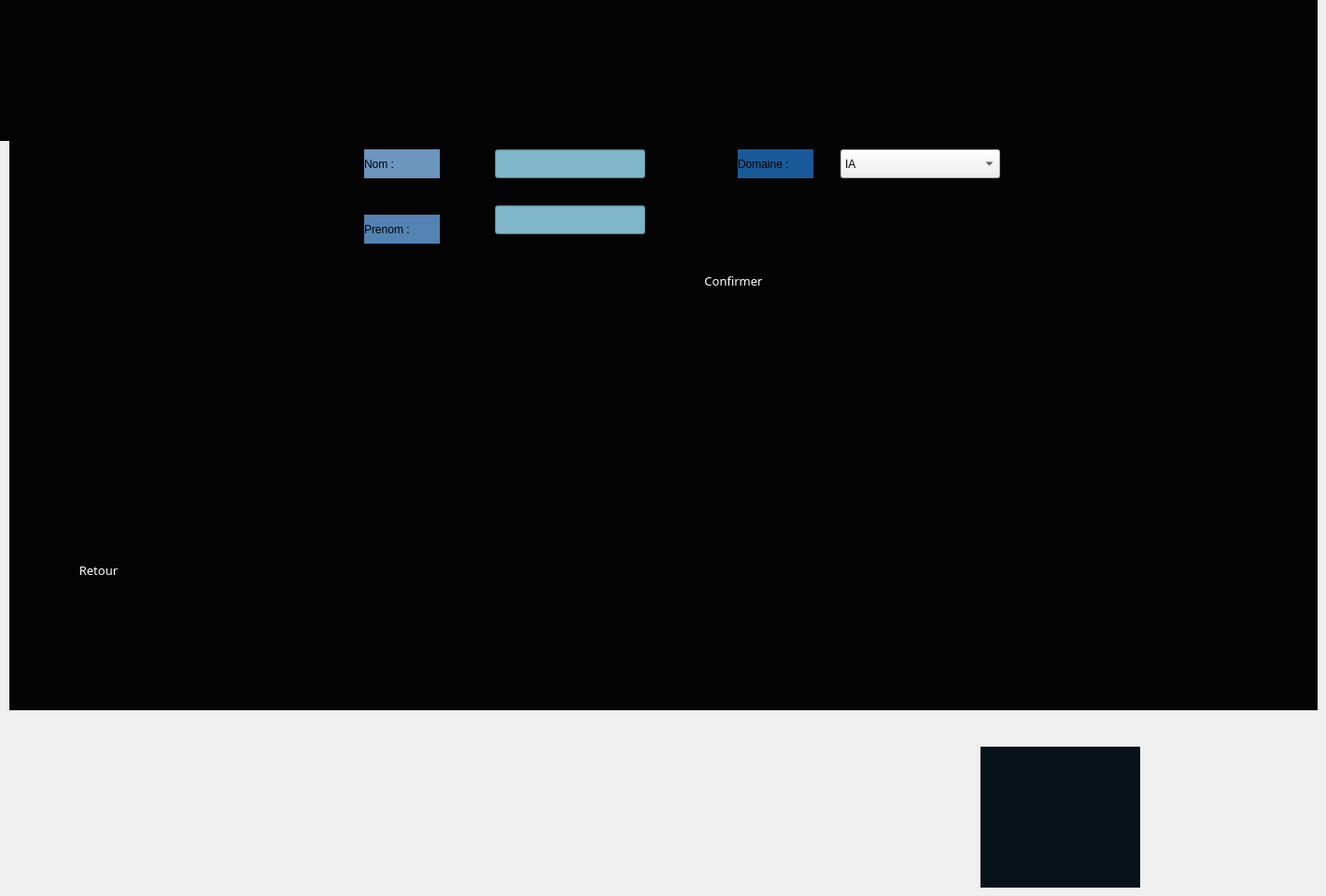
    <widget class="QWidget" name="tab_3">
     <attribute name="title">
      <string>ajouter_chercheur</string>
     </attribute>
     <widget class="QLineEdit" name="le_nom_chercheur">
      <property name="geometry">
       <rect>
        <x>530</x>
        <y>160</y>
        <width>161</width>
        <height>31</height>
       </rect>
      </property>
      <property name="font">
       <font>
        <family>Gill Sans MT</family>
        <pointsize>9</pointsize>
       </font>
      </property>
      <property name="styleSheet">
       <string notr="true">background-color: rgb(127, 182, 202);</string>
      </property>
      <property name="text">
       <string/>
      </property>
     </widget>
     <widget class="QLineEdit" name="le_prenom_chercheur">
      <property name="geometry">
       <rect>
        <x>530</x>
        <y>220</y>
        <width>161</width>
        <height>31</height>
       </rect>
      </property>
      <property name="font">
       <font>
        <family>Gill Sans MT</family>
        <pointsize>9</pointsize>
       </font>
      </property>
      <property name="styleSheet">
       <string notr="true">background-color: rgb(127, 182, 202);
</string>
      </property>
      <property name="text">
       <string/>
      </property>
     </widget>
     <widget class="QLabel" name="label">
      <property name="geometry">
       <rect>
        <x>0</x>
        <y>0</y>
        <width>171</width>
        <height>151</height>
       </rect>
      </property>
      <property name="minimumSize">
       <size>
        <width>171</width>
        <height>151</height>
       </size>
      </property>
      <property name="styleSheet">
       <string notr="true">background-color: rgb(4, 4, 4);</string>
      </property>
      <property name="text">
       <string/>
      </property>
      <property name="pixmap">
       <pixmap>logo.png</pixmap>
      </property>
      <property name="scaledContents">
       <bool>true</bool>
      </property>
      <property name="alignment">
       <set>Qt::AlignBottom|Qt::AlignHCenter</set>
      </property>
     </widget>
     <widget class="QPushButton" name="pb_ajout">
      <property name="geometry">
       <rect>
        <x>720</x>
        <y>280</y>
        <width>131</width>
        <height>41</height>
       </rect>
      </property>
      <property name="font">
       <font>
        <family>Gill Sans MT</family>
        <pointsize>10</pointsize>
       </font>
      </property>
      <property name="styleSheet">
       <string notr="true">QPushButton:hover { background-color: #66c011; }
*{color:white;
     border-radius: 10px;}</string>
      </property>
      <property name="text">
       <string>Confirmer</string>
      </property>
      <property name="icon">
       <iconset>
        <normaloff>confirm.png</normaloff>confirm.png</iconset>
      </property>
      <property name="iconSize">
       <size>
        <width>27</width>
        <height>22</height>
       </size>
      </property>
     </widget>
     <widget class="QLabel" name="label_4">
      <property name="geometry">
       <rect>
        <x>390</x>
        <y>160</y>
        <width>81</width>
        <height>31</height>
       </rect>
      </property>
      <property name="styleSheet">
       <string notr="true">background-color: rgb(108, 150, 190);</string>
      </property>
      <property name="text">
       <string>Nom :</string>
      </property>
     </widget>
     <widget class="QLabel" name="label_5">
      <property name="geometry">
       <rect>
        <x>390</x>
        <y>230</y>
        <width>81</width>
        <height>31</height>
       </rect>
      </property>
      <property name="styleSheet">
       <string notr="true">background-color: rgb(82, 131, 178);</string>
      </property>
      <property name="text">
       <string>Prenom :</string>
      </property>
     </widget>
     <widget class="QLabel" name="label_6">
      <property name="geometry">
       <rect>
        <x>790</x>
        <y>160</y>
        <width>81</width>
        <height>31</height>
       </rect>
      </property>
      <property name="styleSheet">
       <string notr="true">background-color: rgb(25, 91, 153);</string>
      </property>
      <property name="text">
       <string>Domaine :</string>
      </property>
     </widget>
     <widget class="QComboBox" name="domaine_select">
      <property name="geometry">
       <rect>
        <x>900</x>
        <y>160</y>
        <width>171</width>
        <height>31</height>
       </rect>
      </property>
      <item>
       <property name="text">
        <string>IA</string>
       </property>
      </item>
      <item>
       <property name="text">
        <string>Reseau</string>
       </property>
      </item>
      <item>
       <property name="text">
        <string>Securite</string>
       </property>
      </item>
      <item>
       <property name="text">
        <string>SE</string>
       </property>
      </item>
      <item>
       <property name="text">
        <string>Quantique</string>
       </property>
      </item>
      <item>
       <property name="text">
        <string>Graphique</string>
       </property>
      </item>
      <item>
       <property name="text">
        <string/>
       </property>
      </item>
     </widget>
     <widget class="QLabel" name="label_23">
      <property name="geometry">
       <rect>
        <x>1050</x>
        <y>800</y>
        <width>171</width>
        <height>151</height>
       </rect>
      </property>
      <property name="minimumSize">
       <size>
        <width>171</width>
        <height>151</height>
       </size>
      </property>
      <property name="styleSheet">
       <string notr="true">background-color: rgb(180, 202, 222);
background-color: rgb(9, 31, 51);
background-color: rgb(7, 18, 27);</string>
      </property>
      <property name="text">
       <string/>
      </property>
      <property name="pixmap">
       <pixmap>../../OneDrive/Desktop/pic/logo.png</pixmap>
      </property>
      <property name="scaledContents">
       <bool>true</bool>
      </property>
      <property name="alignment">
       <set>Qt::AlignBottom|Qt::AlignHCenter</set>
      </property>
     </widget>
     <widget class="QLabel" name="label_7">
      <property name="geometry">
       <rect>
        <x>10</x>
        <y>0</y>
        <width>1401</width>
        <height>761</height>
       </rect>
      </property>
      <property name="minimumSize">
       <size>
        <width>171</width>
        <height>151</height>
       </size>
      </property>
      <property name="styleSheet">
       <string notr="true">background-color: rgb(4, 4, 4);</string>
      </property>
      <property name="text">
       <string/>
      </property>
      <property name="pixmap">
       <pixmap>cto.jpg</pixmap>
      </property>
      <property name="scaledContents">
       <bool>true</bool>
      </property>
      <property name="alignment">
       <set>Qt::AlignBottom|Qt::AlignHCenter</set>
      </property>
     </widget>
     <widget class="QPushButton" name="retour">
      <property name="geometry">
       <rect>
        <x>40</x>
        <y>590</y>
        <width>131</width>
        <height>41</height>
       </rect>
      </property>
      <property name="font">
       <font>
        <family>Gill Sans MT</family>
        <pointsize>10</pointsize>
       </font>
      </property>
      <property name="styleSheet">
       <string notr="true">QPushButton:hover { background-color: #66c011; }
*{color:white;
     border-radius: 10px;}</string>
      </property>
      <property name="text">
       <string>Retour</string>
      </property>
      <property name="icon">
       <iconset>
        <normaloff>back.png</normaloff>back.png</iconset>
      </property>
      <property name="iconSize">
       <size>
        <width>27</width>
        <height>22</height>
       </size>
      </property>
     </widget>
     <zorder>label_7</zorder>
     <zorder>le_nom_chercheur</zorder>
     <zorder>le_prenom_chercheur</zorder>
     <zorder>label</zorder>
     <zorder>pb_ajout</zorder>
     <zorder>label_4</zorder>
     <zorder>label_5</zorder>
     <zorder>label_6</zorder>
     <zorder>domaine_select</zorder>
     <zorder>label_23</zorder>
     <zorder>retour</zorder>
    </widget>
